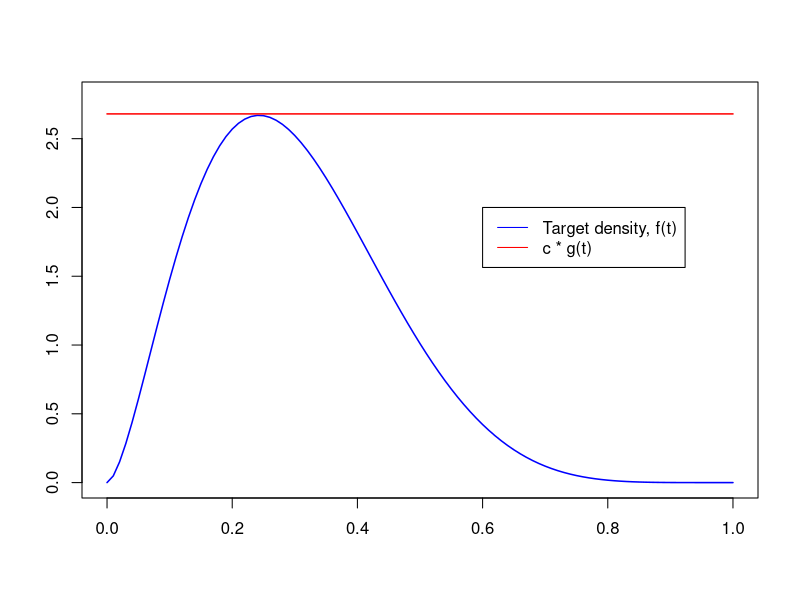
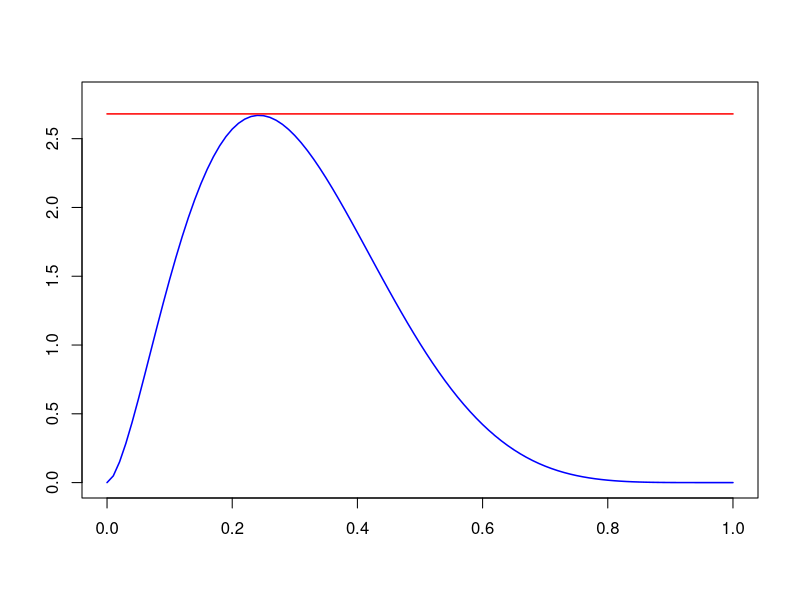
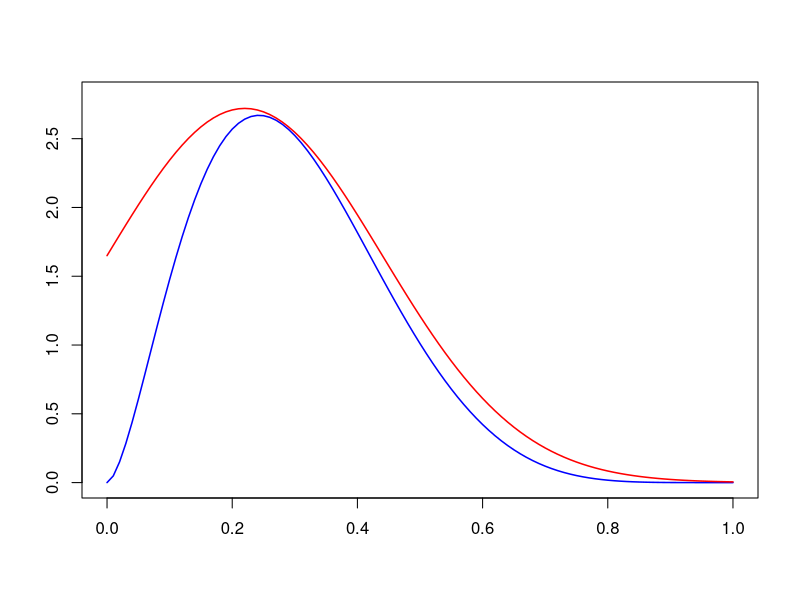
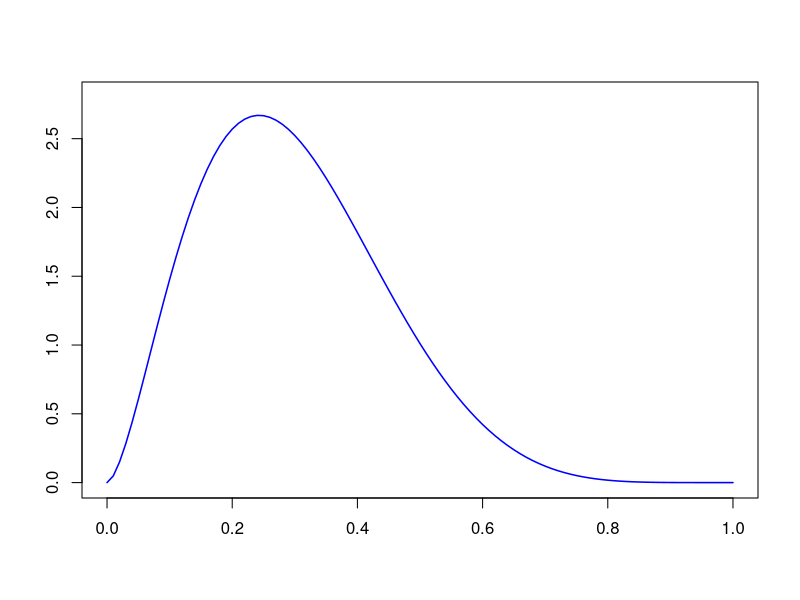
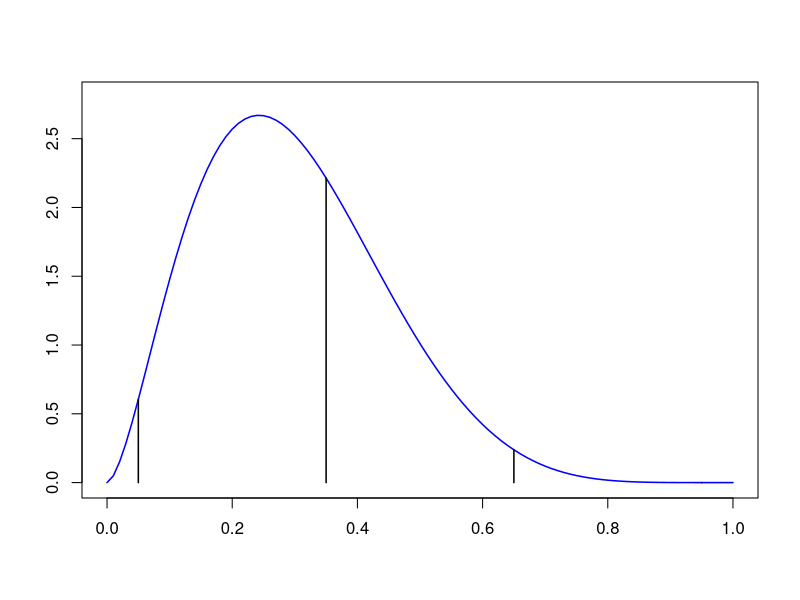
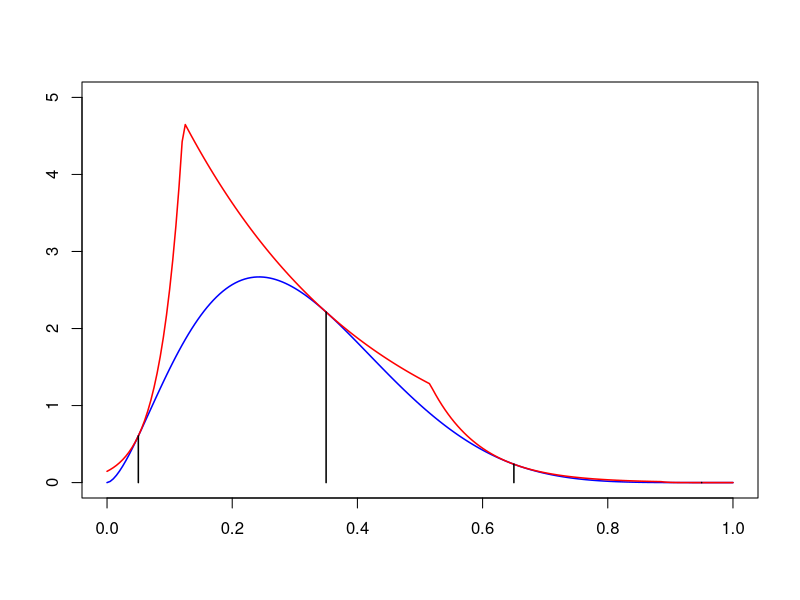
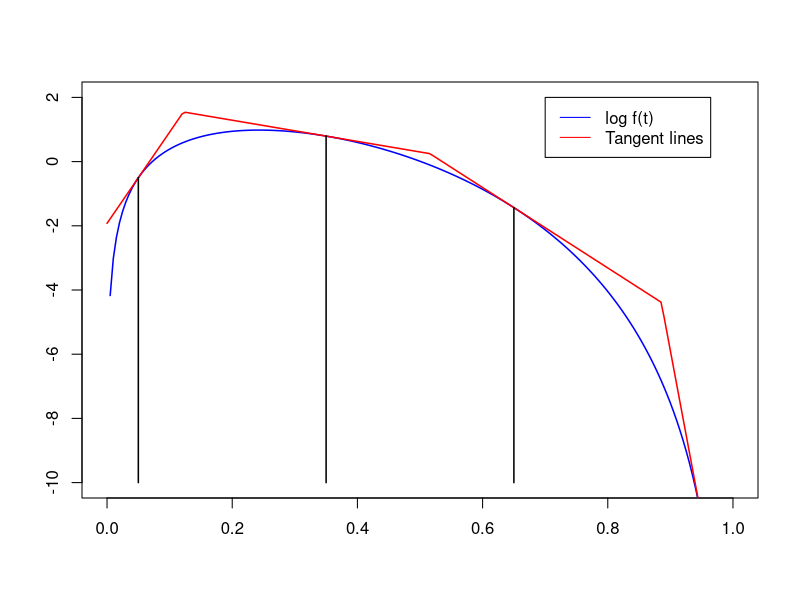
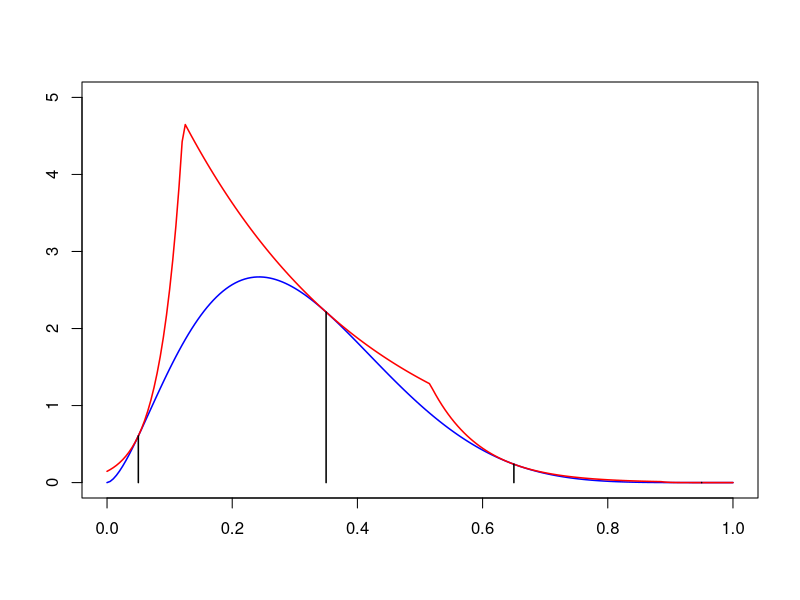

These charts were generated, in order, by the following R code:
## ---- chunk 1
gridpts <- seq(0, 1, 0.01)
x <- dbeta(gridpts, 2.7, 6.3)
y <- dunif(gridpts)
c = 2.68
plot(gridpts,x,xlim=c(0,1),ylim=c(0,2.8),type="l",col="blue",main="",xlab="",ylab="",
     lwd=1.5)
lines(gridpts,c*y,col="red", lwd=1.5)
legend(.6,2,c("Target density, f(t)","c * g(t)"),lty=c(1,1),col=c("blue","red"))
## ---- chunk 2
gridpts <- seq(0, 1, 0.01)
x <- dbeta(gridpts, 2.7, 6.3)
y <- dunif(gridpts)
c = 2.68
plot(gridpts,x,xlim=c(0,1),ylim=c(0,2.8),type="l",col="blue",main="",xlab="",ylab="",
     lwd=1.5)
lines(gridpts,c*y,col="red", lwd=1.5)
#legend(.6,2,c("Target density, f(t)","c * g(t)"),lty=c(1,1),col=c("blue","red"))
## ---- chunk 3
gridpts <- seq(0, 1, 0.01)
x <- dbeta(gridpts, 2.7, 6.3)
y <- dunif(gridpts)
c = 2.68
plot(gridpts,x,xlim=c(0,1),ylim=c(0,2.8),type="l",col="blue",main="",xlab="",ylab="",
     lwd=1.5)
lines(gridpts,1.5*dnorm(gridpts, mean=0.22, sd=0.22),col="red", lwd=1.5)
#legend(.6,2,c("Target density, f(t)","c * g(t)"),lty=c(1,1),col=c("blue","red"))
## ---- chunk 4
gridpts <- seq(0, 1, 0.01)
x <- dbeta(gridpts, 2.7, 6.3)
y <- dunif(gridpts)
c = 2.68
plot(gridpts,x,xlim=c(0,1),ylim=c(0,2.8),type="l",col="blue",main="",xlab="",ylab="",
     lwd=1.5)
## ---- chunk 5
gridpts <- seq(0, 1, 0.01)
x <- dbeta(gridpts, 2.7, 6.3)
y <- dunif(gridpts)
c = 2.68
plot(gridpts,x,xlim=c(0,1),ylim=c(0,2.8),type="l",col="blue",main="",xlab="",ylab="",
     lwd=1.5)
x <- seq(0.05, 0.95, length=4)
for(i in 1:length(x)){
  lines(c(x[i], x[i]), c(0, dbeta(x[i], 2.7, 6.3)), lwd=1.5)
}
#lines(c(x, x), c(rep(0, 4), dbeta(x, 2.7, 6.3)))
#lines(c(0.2, 0.2), )
## ---- chunk 6
log_f_beta <- function(x, a, b){
  (a-1)*log(x) + (b-1)*log(1-x) - log(beta(a, b))
}

log_f_prime_beta <- function(x, a, b){
  (a-1)/x - (b-1)/(1-x)
}

get_intervals <- function(x, k, ls, dls, lower_endpoint, upper_endpoint){
  z <- c(lower_endpoint,
         (ls[2:k] - ls[1:(k-1)] - 
            x[2:k]*dls[2:k] + x[1:(k-1)]*dls[1:(k-1)])/(
              dls[1:(k-1)] - dls[2:k]
            ),
         upper_endpoint)
  
  p <- ifelse(abs(dls) < sqrt(.Machine$double.eps), # tolerance for "near equality"
              exp(ls - x*dls)*(z[2:(k+1)] - z[1:k]),
              exp(ls - x*dls)*(exp(z[2:(k+1)] * dls) - exp(z[1:k]*dls))/dls)
  
  output <- list("z" = z,
                 "p" = p)
  
  return(output)
}
## ---- chunk 7
k <- 4
gridpts <- seq(0, 1, 0.005)
x <- seq(0.05, 0.95, length = k)
log_f <- function(t){log_f_beta(t, 2.7, 6.3)}
log_f_prime <- function(t){log_f_prime_beta(t, 2.7, 6.3)}

intervals <- get_intervals(x = x, k = k, ls = log_f(x), dls = log_f_prime(x), 
                           lower_endpoint = 0, upper_endpoint = Inf)
z <- intervals$z

gk <- function(t, x, z){
  idx <- sapply(t, function(ti){min(which(ti < z)) - 1})
  exp(log_f(x[idx]) - x[idx]*log_f_prime(x[idx]) + t*log_f_prime(x[idx]))
}

plot(gridpts,dbeta(gridpts, 2.7, 6.3), xlim=c(0,1), ylim=c(0,5), type="l", 
     col="blue", main="", xlab="", ylab="", lwd=1.5)
lines(gridpts, gk(gridpts, x, z), lwd=1.5, col="red")

for(i in 1:length(x)){
  lines(c(x[i], x[i]), c(0, dbeta(x[i], 2.7, 6.3)), lwd=1.5)
}
## ---- chunk 8
k <- 4
gridpts <- seq(0, 1, 0.005)
x <- seq(0.05, 0.95, length = k)
log_f <- function(t){log_f_beta(t, 2.7, 6.3)}
log_f_prime <- function(t){log_f_prime_beta(t, 2.7, 6.3)}

intervals <- get_intervals(x = x, k = k, ls = log_f(x), dls = log_f_prime(x), 
                           lower_endpoint = 0, upper_endpoint = Inf)
z <- intervals$z

gk <- function(t, x, z){
  idx <- sapply(t, function(ti){min(which(ti < z)) - 1})
  exp(log_f(x[idx]) - x[idx]*log_f_prime(x[idx]) + t*log_f_prime(x[idx]))
}

plot(gridpts,dbeta(gridpts, 2.7, 6.3, log=T), xlim=c(0,1), ylim=c(-10,2), type="l", 
     col="blue", main="", xlab="", ylab="", lwd=1.5)
lines(gridpts, log(gk(gridpts, x, z)), lwd=1.5, col="red")

for(i in 1:(length(x) - 1)){
  lines(c(x[i], x[i]), c(-10, dbeta(x[i], 2.7, 6.3, log=T)), lwd=1.5)
}

legend(.7,2,c("log f(t)","Tangent lines"),lty=c(1,1),col=c("blue","red"))
## ---- chunk 9
k <- 4
gridpts <- seq(0, 1, 0.005)
x <- seq(0.05, 0.95, length = k)
log_f <- function(t){log_f_beta(t, 2.7, 6.3)}
log_f_prime <- function(t){log_f_prime_beta(t, 2.7, 6.3)}

intervals <- get_intervals(x = x, k = k, ls = log_f(x), dls = log_f_prime(x), 
                           lower_endpoint = 0, upper_endpoint = Inf)
z <- intervals$z

gk <- function(t, x, z){
  idx <- sapply(t, function(ti){min(which(ti < z)) - 1})
  exp(log_f(x[idx]) - x[idx]*log_f_prime(x[idx]) + t*log_f_prime(x[idx]))
}

plot(gridpts,dbeta(gridpts, 2.7, 6.3), xlim=c(0,1), ylim=c(0,5), type="l", 
     col="blue", main="", xlab="", ylab="", lwd=1.5)
lines(gridpts, gk(gridpts, x, z), lwd=1.5, col="red")

for(i in 1:length(x)){
  lines(c(x[i], x[i]), c(0, dbeta(x[i], 2.7, 6.3)), lwd=1.5)
}
## ---- chunk 10
k <- 4
gridpts <- seq(0, 1, 0.005)
x <- seq(0.05, 0.95, length = k)
x <- sort(c(x, 0.2))
k <- 5
log_f <- function(t){log_f_beta(t, 2.7, 6.3)}
log_f_prime <- function(t){log_f_prime_beta(t, 2.7, 6.3)}

intervals <- get_intervals(x = x, k, ls = log_f(x), dls = log_f_prime(x), 
                           lower_endpoint = 0, upper_endpoint = Inf)
z <- intervals$z

gk <- function(t, x, z){
  idx <- sapply(t, function(ti){min(which(ti < z)) - 1})
  exp(log_f(x[idx]) - x[idx]*log_f_prime(x[idx]) + t*log_f_prime(x[idx]))
}

plot(gridpts,dbeta(gridpts, 2.7, 6.3), xlim=c(0,1), ylim=c(0,5), type="l", 
     col="blue", main="", xlab="", ylab="", lwd=1.5)
lines(gridpts, gk(gridpts, x, z), lwd=1.5, col="red")

for(i in 1:length(x)){
  lines(c(x[i], x[i]), c(0, dbeta(x[i], 2.7, 6.3)), lwd=1.5)
}
## ---- chunk 11
get_intervals <- function(gridpts, k, ls, dls, lower_endpoint, upper_endpoint){
  z <- c(lower_endpoint,
         (ls[2:k] - ls[1:(k-1)] - 
            gridpts[2:k]*dls[2:k] + gridpts[1:(k-1)]*dls[1:(k-1)])/(
              dls[1:(k-1)] - dls[2:k]
            ),
         upper_endpoint)
  
  p <- ifelse(abs(dls) < sqrt(.Machine$double.eps), # tolerance for "near equality"
              exp(ls - gridpts*dls)*(z[2:(k+1)] - z[1:k]),
              exp(ls - gridpts*dls)*(exp(z[2:(k+1)] * dls) - exp(z[1:k]*dls))/dls)
  
  output <- list("z" = z,
                 "p" = p)
  
  return(output)
}


sample_envelope <- function(gridpts, k, ls, dls, z, p){
  norm_p <- p/sum(p)
  i <- sample(1:k, 1, prob = norm_p)
  u <- runif(1)
  if(abs(dls[i]) < sqrt(.Machine$double.eps)){
    y <- u*(z[i+1] - z[i]) + z[i]
  } else {
    y <- log(u * (exp(z[i+1]*dls[i]) - exp(z[i]*dls[i])) + exp(z[i]*dls[i]))/dls[i]
  }
  
  return(list("y" = y, "interval" = i))
}




update_grid <- function(x_new, l_new, dl_new, idx, gridpts, k, ls, dls, z, p){
  if(idx == 0){
    gridpts <- c(x_new, gridpts)
    ls <- c(l_new, ls)
    dls <- c(dl_new, dls)
    
    z_new <- (ls[2] - ls[1] - gridpts[2]*dls[2] + gridpts[1]*dls[1])/(dls[1] - dls[2])
    z <- c(z[1], z_new, z[2:(k+1)])
    
    p_new <- (exp(ls[1:2] + (z[2:3] - gridpts[1:2])*dls[1:2]) - 
                exp(ls[1:2] + (z[1:2] - gridpts[1:2])*dls[1:2]))/dls[1:2]
    p <- c(p_new, p[2:k])
  } else if(idx == k){
    gridpts <- c(gridpts, x_new)
    ls <- c(ls, l_new)
    dls <- c(dls, dl_new)
    
    z_new <- (ls[k+1] - ls[k] - gridpts[k+1]*dls[k+1] + gridpts[k]*dls[k])/(dls[k] - dls[k+1])
    z <- c(z[1:k], z_new, z[k+1])
    
    p_new <- (exp(ls[k:(k+1)] + (z[(k+1):(k+2)] - gridpts[k:(k+1)])*dls[k:(k+1)]) - 
                exp(ls[k:(k+1)] + (z[k:(k+1)] - gridpts[k:(k+1)])*dls[k:(k+1)]))/dls[k:(k+1)]
    p <- c(p[1:(k-1)], p_new)
    
  } else {
    gridpts <- c(gridpts[1:idx], x_new, gridpts[(idx+1):k])
    ls <- c(ls[1:idx], l_new, ls[(idx+1):k])
    dls <- c(dls[1:idx], dl_new, dls[(idx+1):k])
    
    z_new1 <- (ls[idx+1] - ls[idx] - gridpts[idx+1]*dls[idx+1] + gridpts[idx]*dls[idx])/(dls[idx] - dls[idx+1])
    z_new2 <- (ls[idx+2] - ls[idx+1] - gridpts[idx+2]*dls[idx+2] + gridpts[idx+1]*dls[idx+1])/(dls[idx+1] - dls[idx+2])
    z <- c(z[1:idx], z_new1, z_new2, z[(idx+2):(k+1)])
    
    p_new <- (exp(ls[idx:(idx+2)] + (z[(idx+1):(idx+3)] - gridpts[idx:(idx+2)])*dls[idx:(idx+2)]) - 
                exp(ls[idx:(idx+2)] + (z[idx:(idx+2)] - gridpts[idx:(idx+2)])*dls[idx:(idx+2)]))/dls[idx:(idx+2)]
    
    if(idx == 1){
      p <- c(p_new, p[3:k])
    } else if(idx == (k-1)){
      p <- c(p[1:(k-2)], p_new)
    } else {
      p <- c(p[1:(idx-1)], p_new, p[(idx+2):k])
    }
    
  }
  
  k <- k + 1
  
  output <- list("gridpts" = gridpts,
                 "ls" = ls,
                 "dls" = dls,
                 "z" = z,
                 "p" = p)
}


adaptive_sampling <- function(n, gridpts, log_f, log_f_prime, lower_endpoint, upper_endpoint,
                              trace=F){
  x <- rep(NA, n)
  m <- 0 # count the number of acceptances
  attempt_results <- c()
  
  # evaluate log f and derivative at the initial grid points
  ls <- log_f(gridpts)
  dls <- log_f_prime(gridpts)
  
  # get the initial intervals
  intervals <- get_intervals(gridpts, k, ls, dls, lower_endpoint, upper_endpoint)
  z <- intervals$z
  p <- intervals$p
  
  while(m < n){
    # sample from envelope
    e_samp <- sample_envelope(gridpts, k, ls, dls, z, p)
    y <- e_samp$y
    i <- e_samp$i
    
    # acceptance-rejection
    e_star <- ls[i] + (y - gridpts[i])*dls[i]
    
    # the sampled y is between z_{i-1} and z_i. So, y is either > x_i or < x_i
    # if y is below x[1] or above x[k], assign negative infinity
    if(y < gridpts[1]){
      s_star <- -Inf
      idx <- 0
    } else if(y > gridpts[k]){
      s_star <- Inf
      idx <- k
    } else if(y < gridpts[i]){
      s_star <- ((gridpts[i] - y)*ls[i-1] + (y - gridpts[i-1])*ls[i])/(gridpts[i] - gridpts[i-1])
      idx <- i - 1
    } else {
      s_star <- ((gridpts[i+1] - y)*ls[i] + (y - gridpts[i])*ls[i+1])/(gridpts[i+1] - gridpts[i])
      idx <- i
    }
    
    u <- runif(1)
    if(log(u) <= s_star - e_star){
      m <- m + 1
      x[m] <- y
      if(trace){
        attempt_results <- c(attempt_results, 1)
      }
    } else if(log(u) <= log_f(y) - e_star){
      m <- m + 1
      x[m] <- y
      if(trace){
        attempt_results <- c(attempt_results, 1)
      }
      
      new_grid <- update_grid(y, log_f(y), log_f_prime(y), 
                              idx, gridpts, k, ls, dls, z, p)
      k <- k + 1
      gridpts <- new_grid$gridpts
      z <- new_grid$z
      ls <- new_grid$ls
      dls <- new_grid$dls
      p <- new_grid$p
    } else {
      if(trace){
        attempt_results <- c(attempt_results, 0)
      }
    }
    
  }
  
  if(trace){
    output <- list("x" = x,
                   "gridpts" = gridpts,
                   "z" = z,
                   "p" = p,
                   "attempt_results" = attempt_results)
  } else {
    output <- x
  }
  
  return(output)
  
}







# functions for the rayleigh distribution
log_f_rayleigh <- function(x, scale){
  sigma2 <- scale^2
  log(x) - log(sigma2) - x^2/(2*sigma2)
}

log_f_prime_rayleigh <- function(x, scale){
  sigma2 <- scale^2
  1/x - x/sigma2
}

## ---- chunk 12
k <- 5
gridpts <- seq(0.1, 10, length = k)
gridpts
## ---- chunk 13
log_f <- function(t){log_f_rayleigh(t, 2)}
log_f_prime <- function(t){log_f_prime_rayleigh(t, 2)}

intervals <- get_intervals(gridpts = gridpts, k = k, ls = log_f(gridpts), 
                           dls = log_f_prime(gridpts), 
                           lower_endpoint = 0, upper_endpoint = Inf)
intervals$z
## ---- chunk 14
intervals$p
## ---- chunk 15
x_new <- 0.005
grid_new <- update_grid(x_new, log_f(x_new), log_f_prime(x_new), 0,
                        gridpts, k, log_f(gridpts), log_f_prime(gridpts), 
                        intervals$z, intervals$p)
grid_new$gridpts
## ---- chunk 16
grid_new$z
## ---- chunk 17
grid_new$p
## ---- chunk 18
x_new <- 3
grid_new <- update_grid(x_new, log_f(x_new), log_f_prime(x_new), 2,
                        gridpts, k, log_f(gridpts), log_f_prime(gridpts), 
                        intervals$z, intervals$p)
grid_new$gridpts
## ---- chunk 19
grid_new$z
## ---- chunk 20
grid_new$p
## ---- chunk 21
1e-12 == 0
all.equal(1e-12, 0) # close enough to 0
abs(1e-12) < sqrt(.Machine$double.eps) # close enough to 0
